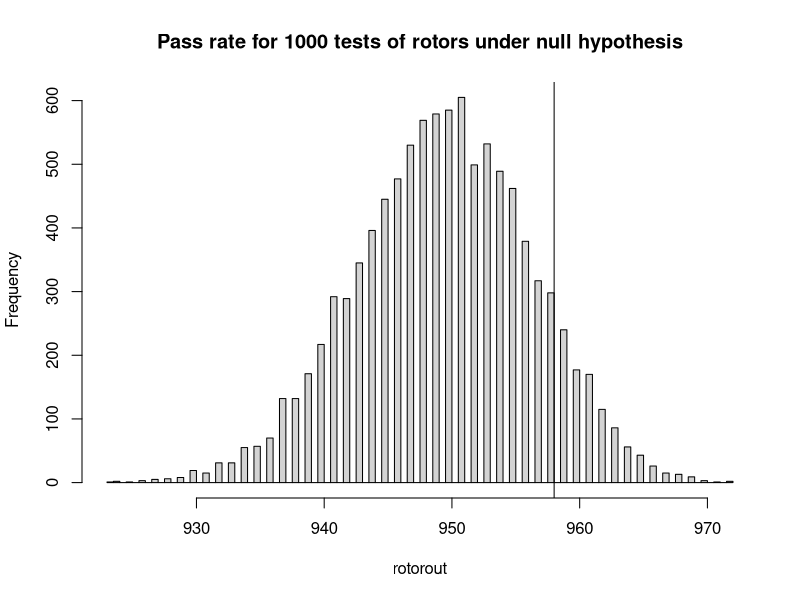
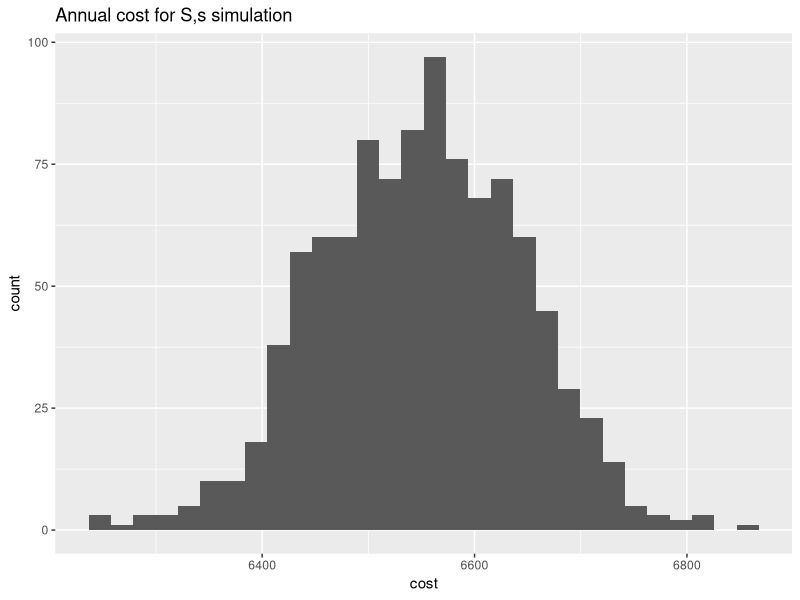

These figures' R source, in order:
## ---- chunk 1
knitr::opts_chunk$set(echo = TRUE)
library(ggplot2)
## ---- chunk 2
simplesim <- function(points){
  xval <- runif(n=points, 0, 1)
  yval <- runif(n=points, 0, 1)
  inside <- ifelse(xval^2 + yval^2 <= 1, 
                   1, 
                   0)
  result <- sum(inside)/points
}
print(simplesim(100))
## ---- chunk 3
rotor <- data.frame(pass = c(899, 958),
                    fail = c(101, 42))
pfailnull <- sum(rotor$fail[1])/sum(rotor)
# adjust this for a percent improvement
## ---- chunk 4
rotorsim <- function(i){
              successes <- sum(sample(x=0:1, size = 1000, 
                                      replace=TRUE, 
                                      prob=c(pfailnull, (1-pfailnull))))
}
rotorout <-sapply(1:10000, rotorsim)
## ---- chunk 5
hist(rotorout, breaks = 100,
     main="Pass rate for 1000 tests of rotors under null hypothesis")
abline(v=958)
## ---- chunk 6
print(length(rotorout[rotorout>958])/length(rotorout))
## ---- chunk 7
print (length(rotorout[rotorout>958])/length(rotorout)<0.05)
## ---- chunk 8
S <- 50
s <- 10
i <- S # start at S
meandemand <- 8
K <- 10 # cost of orders
h <- 1 # cost of storing inventory
stockout <- 50 # stockout penalty
delivery = 0
## ---- chunk 9
nstockouts <- 0 # count times when inventory goes to zero
inventorydays <- 0 # sum of inventory holding
norders <- 0 # count orders made
## ---- chunk 10

dailycost <- 0
if (delivery > 0){
  i <- i + delivery
  delivery <- 0
}
daydemand <- rpois(1, lambda = meandemand)
if (daydemand>i){
  nstockouts <- nstockouts + 1
  dailycost <- dailycost + stockout
}
i = max(i-daydemand, 0)
inventorydays <- inventorydays + i
dailycost <- dailycost + h*i
if (i < s){
  delivery <- S-i
  norders <- norders + 1
  dailycost <- dailycost + K
}
print(c(daydemand, i, delivery, inventorydays, nstockouts, norders, dailycost))
## ---- chunk 11
nstockouts <- 0 # count times when inventory goes to zero
inventorydays <- 0 # sum of inventory holding
norders <- 0 # count orders made
cost <- 0
for (days in 1:250){
  dailycost <- 0
  if (delivery > 0){
    i <- i + delivery
    delivery <- 0
  }
  daydemand <- rpois(1, lambda = meandemand)
  if (daydemand>i){
    nstockouts <- nstockouts + 1
    dailycost <- dailycost + stockout
  }
  i = max(i-daydemand, 0)
  inventorydays <- inventorydays + i
  dailycost <- dailycost + h*i
  if (i < s){
    delivery <- S-i
    norders <- norders + 1
    dailycost <- dailycost + K
  }
  cost <- cost + dailycost
}
print(c(cost, nstockouts, norders, inventorydays))
## ---- chunk 12
# Initialize statistics for analysis with empty lists
stockoutsperyear <- c()
inventorydaysperyear <- c()
ordersperyear <- c()
costperyear <- c()

for (rep in 1:1000){  # 1000 replications
  nstockouts <- 0 # count times when inventory goes to zero
  inventorydays <- 0 # sum of inventory holding
  norders <- 0 # count orders made
  cost <- 0  
  for (days in 1:250){
    dailycost <- 0
    if (delivery > 0){
      i <- i + delivery
      delivery <- 0
    }
    daydemand <- rpois(1, lambda = meandemand)
    if (daydemand>i){
      nstockouts <- nstockouts + 1
      dailycost <- dailycost + stockout
    }
    i = max(i-daydemand, 0)
    inventorydays <- inventorydays + i
    dailycost <- dailycost + h*i
    if (i < s){
      delivery <- S-i
      norders <- norders + 1
      dailycost <- dailycost + K
    }
    cost <- cost + dailycost
  }
  stockoutsperyear <- c(stockoutsperyear, nstockouts)
  inventorydaysperyear <- c(inventorydaysperyear, inventorydays)
  ordersperyear <- c(ordersperyear, norders)
  costperyear <- c(costperyear, cost)
}
sssimulationoutput <- data.frame(stockouts = stockoutsperyear,
                                 inventorydays = inventorydaysperyear,
                                 orders = ordersperyear,
                                 cost = costperyear)
## ---- chunk 13
ggplot(sssimulationoutput) + geom_histogram(aes(cost)) +
  ggtitle("Annual cost for S,s simulation")
